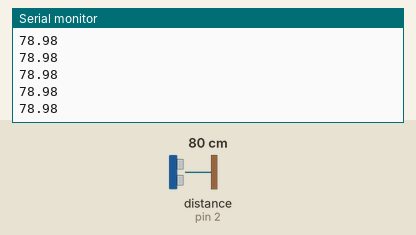
Recording of a sketch running on a simulated Arduino Uno, built with avr-gcc and run on an emulated ATmega328P. Shown: the last lines printed to the serial monitor. Wiring (inferred from the names in the program): ultrasonic range finder: trigger pin 3; echo pin 2. The test bench sets the inputs (shaded band); at power-on: distance to the obstacle (sensor on pin 2) 80 cm. The echo pulse lasts 58.3 µs per cm.

Above: at 1.2 s.
1.3 s: distance to the obstacle (sensor on pin 2) set to 2 cm
At 2.0 s:
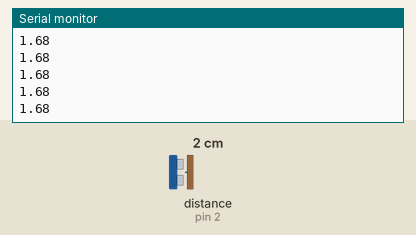
2.8 s: distance to the obstacle (sensor on pin 2) set to 4 cm
At 3.4 s:
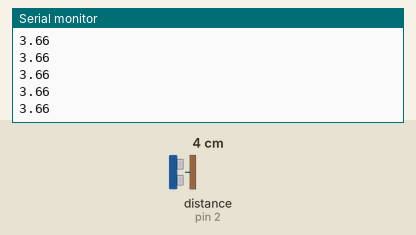
Timing chart, 0 to 5.8 s (numbered marks = the images above; inputs shaded):
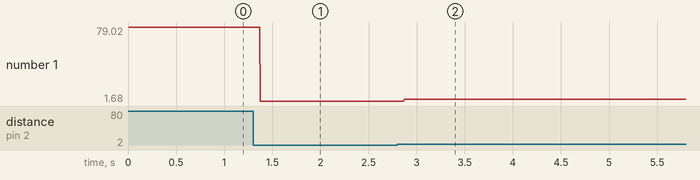

Measured:
- after the input at 1.3 s, the serial monitor: prints a new line after 0.07 s (image 1)
- after the input at 2.8 s, the serial monitor: prints a new line after 0.07 s (image 2)
- plotted number 1: 78.98 → 1.68 after the input at 1.3 s, 1.68 → 3.6 after the input at 2.8 s

The sketch:

SR04_Sensor.ino
```cpp
/*
Based on an example by Dragos Calin

Outstanding issues:
    * It doesn't always start in a good state (seems to need some hand-waving in front of it to get it "set")
    * Sensor often produces a zero reading and can get "locked" into this state for extended periods
    * Needs testing to see how large an object must be for longer-range detection (currently detecting a person at about 100cm).
*/


/*define the sensor's pins*/
uint8_t trigPin = 3;
uint8_t echoPin = 2;

unsigned long timerStart = 0;
int TIMER_TRIGGER_HIGH = 10;
int TIMER_LOW_HIGH = 2;

float timeDuration, distance;

/*The states of an ultrasonic sensor*/
enum SensorStates {
  TRIG_LOW,
  TRIG_HIGH,
  ECHO_HIGH
};

SensorStates _sensorState = TRIG_LOW;

void startTimer() {
  timerStart = millis();
}

bool isTimerReady(int mSec) {
  return (millis() - timerStart) < mSec;
}

/*Sets the data rate in bits per second and configures the pins */
void setup() {
  Serial.begin(9600);
  pinMode(trigPin, OUTPUT);
  pinMode(echoPin, INPUT);
}

void loop() {

  /*Switch between the ultrasonic sensor states*/
  switch (_sensorState) {
    /* Start with LOW pulse to ensure a clean HIGH pulse*/
    case TRIG_LOW: {
        digitalWrite(trigPin, LOW);
        startTimer();
        if (isTimerReady(TIMER_LOW_HIGH)) {
          _sensorState = TRIG_HIGH;
        }
      } break;

    /*Triggered a HIGH pulse of 10 microseconds*/
    case TRIG_HIGH: {
        digitalWrite(trigPin, HIGH);
        startTimer();
        if (isTimerReady(TIMER_TRIGGER_HIGH)) {
          _sensorState = ECHO_HIGH;
        }
      } break;

    /*Measures the time that ping took to return to the receiver.*/
    case ECHO_HIGH: {
        digitalWrite(trigPin, LOW);
        timeDuration = pulseIn(echoPin, HIGH);
        /*
           distance = time * speed of sound
           speed of sound is 340 m/s => 0.034 cm/us
        */
        Serial.println(timeDuration * 0.034 / 2);
        _sensorState = TRIG_LOW;
      } break;

  }//end switch

}//end loop
```
